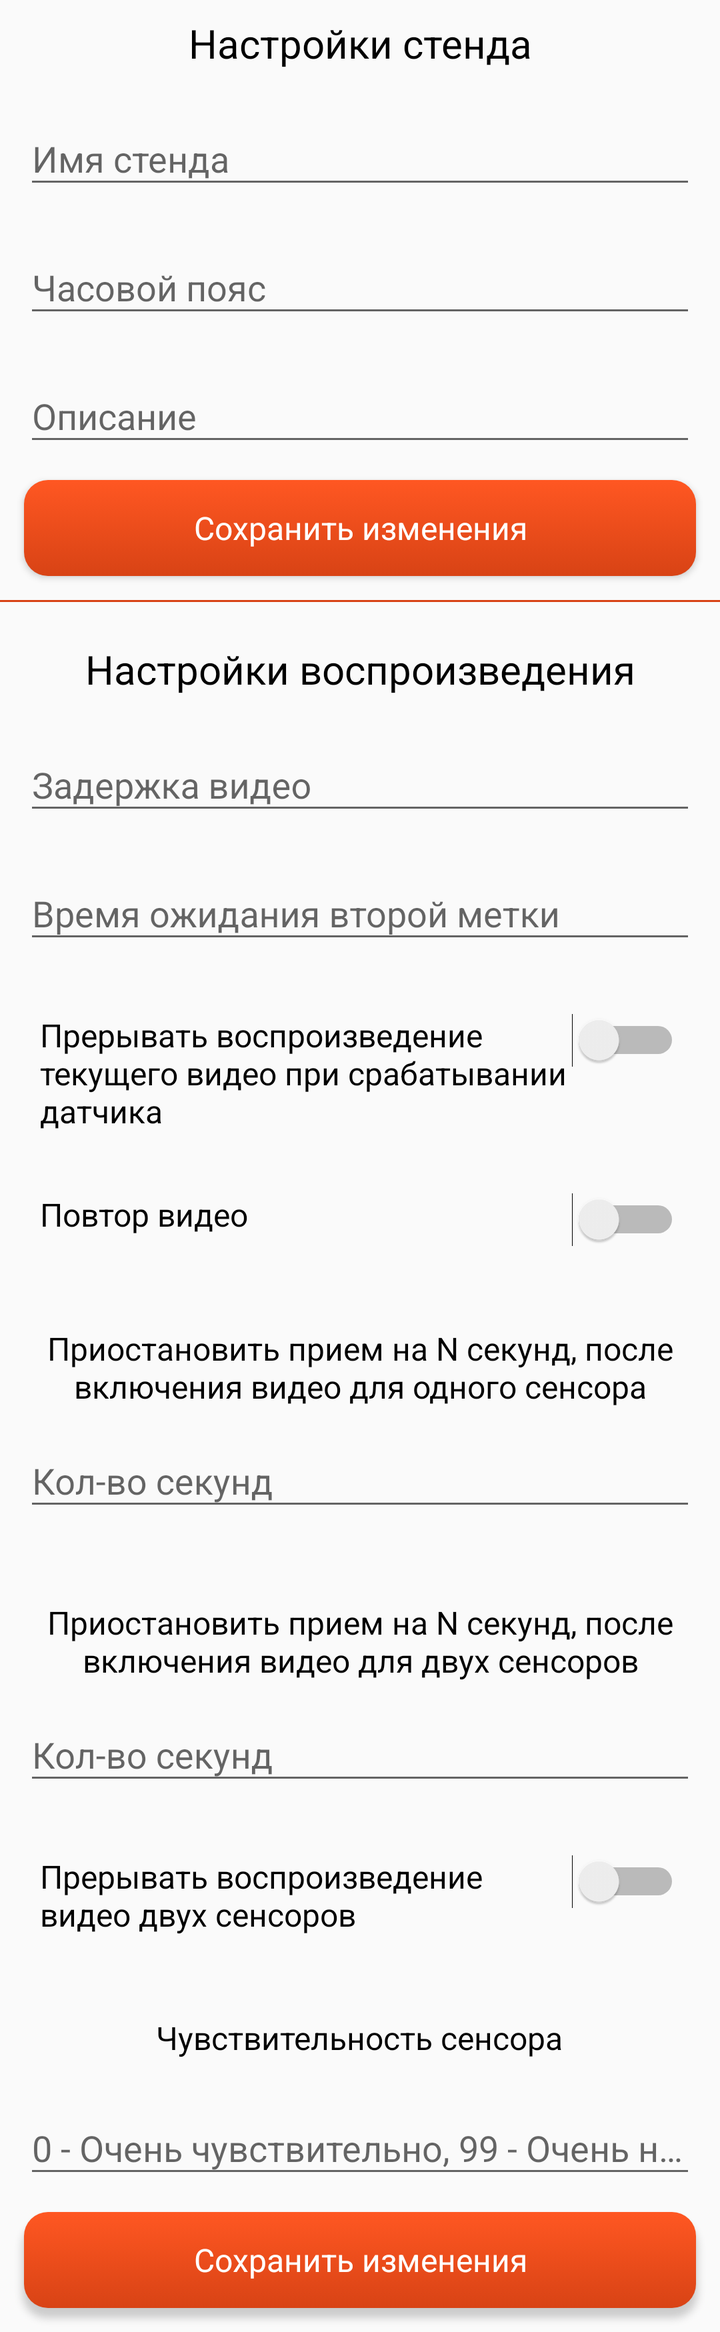
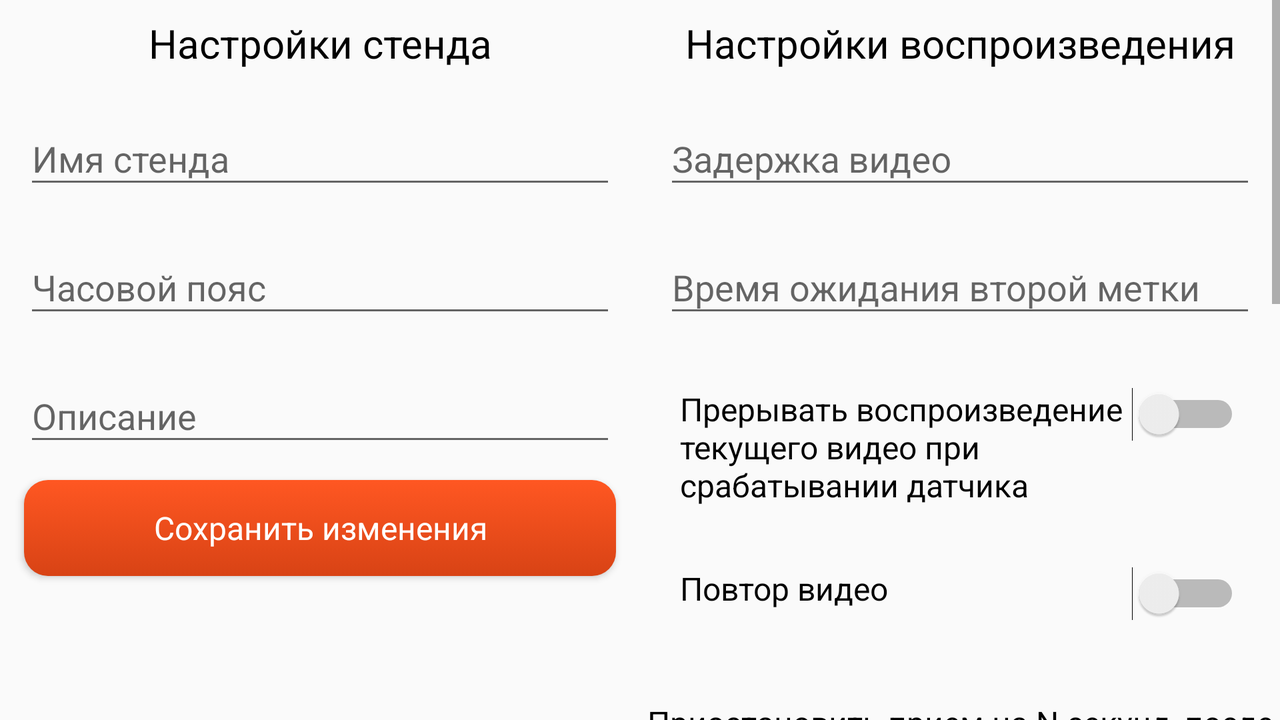

An Android layout and its configuration variant, each rendered on a device that would load it. The default file and the variant file are quoted in full after the pictures.
<!-- AndroidManifest.xml: application theme AppTheme -->
<!-- res/layout/fragment_stand.xml -->
<?xml version="1.0" encoding="utf-8"?>
<ScrollView xmlns:android="http://schemas.android.com/apk/res/android"
    android:layout_width="match_parent"
    android:layout_height="match_parent">

    <LinearLayout
        android:layout_width="match_parent"
        android:layout_height="wrap_content"
        android:orientation="vertical">

        <TextView
            android:id="@+id/text_home"
            style="@style/FragmentTitleStyle"
            android:layout_width="match_parent"
            android:layout_height="wrap_content"
            android:text="@string/stand_title" />

        <com.google.android.material.textfield.TextInputLayout
            android:layout_width="match_parent"
            android:layout_height="wrap_content"
            android:layout_marginStart="12dp"
            android:layout_marginTop="12dp"
            android:layout_marginEnd="12dp"
            android:hint="@string/hint_stand_name">

            <com.google.android.material.textfield.TextInputEditText
                android:id="@+id/et_stand_name"
                android:layout_width="match_parent"
                android:layout_height="wrap_content" />

        </com.google.android.material.textfield.TextInputLayout>

        <com.google.android.material.textfield.TextInputLayout
            android:layout_width="match_parent"
            android:layout_height="wrap_content"
            android:layout_marginStart="12dp"
            android:layout_marginTop="12dp"
            android:layout_marginEnd="12dp"
            android:hint="@string/hint_timezone">

            <com.google.android.material.textfield.TextInputEditText
                android:id="@+id/et_stand_timezone"
                android:layout_width="match_parent"
                android:layout_height="wrap_content" />

        </com.google.android.material.textfield.TextInputLayout>

        <com.google.android.material.textfield.TextInputLayout
            android:layout_width="match_parent"
            android:layout_height="wrap_content"
            android:layout_marginStart="12dp"
            android:layout_marginTop="12dp"
            android:layout_marginEnd="12dp"
            android:hint="@string/hint_description">

            <com.google.android.material.textfield.TextInputEditText
                android:id="@+id/et_stand_description"
                android:layout_width="match_parent"
                android:layout_height="wrap_content" />

        </com.google.android.material.textfield.TextInputLayout>

        <Button
            android:id="@+id/save_stand_btn"
            style="@style/Widget.AppCompat.ActionButton"
            android:layout_width="match_parent"
            android:layout_height="wrap_content"
            android:layout_margin="12dp"
            android:background="@drawable/button_save"
            android:text="@string/stand_save_btn"
            android:textColor="@color/colorWhite"
            android:textSize="16sp" />


        <View
            android:layout_width="match_parent"
            android:layout_height="1dp"
            android:background="@color/colorOrangeDark" />

        <TextView
            style="@style/FragmentTitleStyle"
            android:layout_width="match_parent"
            android:layout_height="wrap_content"
            android:layout_marginTop="20dp"
            android:text="@string/stand_settings_title" />

        <com.google.android.material.textfield.TextInputLayout
            android:layout_width="match_parent"
            android:layout_height="wrap_content"
            android:layout_marginStart="12dp"
            android:layout_marginTop="12dp"
            android:layout_marginEnd="12dp"
            android:hint="@string/hint_delay">

            <com.google.android.material.textfield.TextInputEditText
                android:id="@+id/et_stand_video_delay"
                android:layout_width="match_parent"
                android:layout_height="wrap_content" />

        </com.google.android.material.textfield.TextInputLayout>

        <com.google.android.material.textfield.TextInputLayout
            android:layout_width="match_parent"
            android:layout_height="wrap_content"
            android:layout_marginStart="12dp"
            android:layout_marginTop="12dp"
            android:layout_marginEnd="12dp"
            android:hint="@string/hint_wait_time">

            <com.google.android.material.textfield.TextInputEditText
                android:id="@+id/et_stand_wait_time"
                android:layout_width="match_parent"
                android:layout_height="wrap_content" />

        </com.google.android.material.textfield.TextInputLayout>

        <Switch
            android:id="@+id/cb_stand_stop"
            android:layout_width="match_parent"
            android:layout_height="wrap_content"
            android:layout_gravity="start"
            android:layout_marginStart="20dp"
            android:layout_marginTop="30dp"
            android:layout_marginEnd="20dp"
            android:gravity="start"
            android:text="@string/stand_switch_stop"
            android:textSize="16sp" />

        <Switch
            android:id="@+id/cb_stand_replay"
            android:layout_width="match_parent"
            android:layout_height="wrap_content"
            android:layout_gravity="start"
            android:layout_marginStart="20dp"
            android:layout_marginTop="30dp"
            android:layout_marginEnd="20dp"
            android:gravity="start"
            android:text="@string/stand_switch_replay"
            android:textSize="16sp" />

        <TextView
            android:layout_width="wrap_content"
            android:layout_height="wrap_content"
            android:layout_gravity="center"
            android:layout_marginTop="40dp"
            android:gravity="center"
            android:text="@string/stand_play_one_text"
            android:textColor="@color/colorBlack"
            android:textSize="16sp" />

        <com.google.android.material.textfield.TextInputLayout
            android:layout_width="match_parent"
            android:layout_height="wrap_content"
            android:layout_marginStart="12dp"
            android:layout_marginTop="4dp"
            android:layout_marginEnd="12dp"
            android:hint="@string/hint_play_one">

            <com.google.android.material.textfield.TextInputEditText
                android:id="@+id/et_stand_stop_play_one"
                android:layout_width="match_parent"
                android:layout_height="wrap_content" />

        </com.google.android.material.textfield.TextInputLayout>

        <TextView
            android:layout_width="wrap_content"
            android:layout_height="wrap_content"
            android:layout_gravity="center"
            android:layout_marginTop="40dp"
            android:gravity="center"
            android:text="@string/stand_play_two_text"
            android:textColor="@color/colorBlack"
            android:textSize="16sp" />

        <com.google.android.material.textfield.TextInputLayout
            android:layout_width="match_parent"
            android:layout_height="wrap_content"
            android:layout_marginStart="12dp"
            android:layout_marginTop="4dp"
            android:layout_marginEnd="12dp"
            android:hint="@string/hint_play_one">

            <com.google.android.material.textfield.TextInputEditText
                android:id="@+id/et_stand_stop_play_two"
                android:layout_width="match_parent"
                android:layout_height="wrap_content" />

        </com.google.android.material.textfield.TextInputLayout>

        <Switch
            android:id="@+id/cb_stand_break_two"
            android:layout_width="match_parent"
            android:layout_height="wrap_content"
            android:layout_gravity="start"
            android:layout_marginStart="20dp"
            android:layout_marginTop="30dp"
            android:layout_marginEnd="20dp"
            android:gravity="start"
            android:text="@string/stand_switch_break_two"
            android:textSize="16sp" />

        <TextView
            android:layout_width="wrap_content"
            android:layout_height="wrap_content"
            android:layout_gravity="center"
            android:layout_marginTop="40dp"
            android:gravity="center"
            android:text="@string/stand_sens"
            android:textColor="@color/colorBlack"
            android:textSize="16sp" />

        <com.google.android.material.textfield.TextInputLayout
            android:layout_width="match_parent"
            android:layout_height="wrap_content"
            android:layout_marginStart="12dp"
            android:layout_marginTop="12dp"
            android:layout_marginEnd="12dp"
            android:hint="@string/hint_sens">

            <com.google.android.material.textfield.TextInputEditText
                android:id="@+id/et_stand_sensitivity"
                android:layout_width="match_parent"
                android:layout_height="wrap_content"
                android:ellipsize="end"
                android:scrollHorizontally="true" />

        </com.google.android.material.textfield.TextInputLayout>

        <Button
            android:id="@+id/save_move_btn"
            style="@style/Widget.AppCompat.ActionButton"
            android:layout_width="match_parent"
            android:layout_height="wrap_content"
            android:layout_margin="12dp"
            android:background="@drawable/button_save"
            android:text="@string/stand_move_save_btn"
            android:textColor="@color/colorWhite"
            android:textSize="16sp" />
    </LinearLayout>

</ScrollView>
<!-- resources referenced by this layout -->
<resources>
  <color name="colorBlack">#000000</color>
  <color name="colorOrangeDark">#d84315</color>
  <color name="colorWhite">#FFFFFF</color>
  <!-- drawable button_save (drawable) -->
  <?xml version="1.0" encoding="utf-8"?>
  <selector xmlns:android="http://schemas.android.com/apk/res/android">
      <item android:state_pressed="true">
          <shape android:shape="rectangle"  >
              <corners android:radius="12dip" />
  
              <gradient android:angle="-90" android:startColor="@color/colorOrangeDark" android:endColor="@color/colorOrange"  />
  
          </shape>
      </item>
      <item android:state_focused="true">
          <shape android:shape="rectangle"  >
              <corners android:radius="12dip" />
  
              <gradient android:angle="-90" android:startColor="@color/colorOrange" android:endColor="@color/colorOrangeDark"  />
  
          </shape>
      </item>
      <item >
          <shape android:shape="rectangle"  >
              <corners android:radius="12dip" />
  
              <gradient android:angle="-90" android:startColor="@color/colorOrange" android:endColor="@color/colorOrangeDark"  />
  
          </shape>
      </item>
  </selector>
  <string name="hint_delay">Задержка видео</string>
  <string name="hint_description">Описание</string>
  <string name="hint_play_one">Кол-во секунд</string>
  <string name="hint_sens">0 - Очень чувствительно, 99 - Очень не чувствительно</string>
  <string name="hint_stand_name">Имя стенда</string>
  <string name="hint_timezone">Часовой пояс</string>
  <string name="hint_wait_time">Время ожидания второй метки</string>
  <string name="stand_move_save_btn">Сохранить изменения</string>
  <string name="stand_play_one_text">Приостановить прием на N секунд, после включения видео для одного сенсора</string>
  <string name="stand_play_two_text">Приостановить прием на N секунд, после включения видео для двух сенсоров</string>
  <string name="stand_save_btn">Сохранить изменения</string>
  <string name="stand_sens">Чувствительность сенсора</string>
  <string name="stand_settings_title">Настройки воспроизведения</string>
  <string name="stand_switch_break_two">Прерывать воспроизведение видео двух сенсоров</string>
  <string name="stand_switch_replay">Повтор видео</string>
  <string name="stand_switch_stop">Прерывать воспроизведение текущего видео при срабатывании датчика</string>
  <string name="stand_title">Настройки стенда</string>
  <style name="FragmentTitleStyle">
          <item name="android:layout_marginStart">8dp</item>
          <item name="android:layout_marginTop">8dp</item>
          <item name="android:layout_marginEnd">8dp</item>
          <item name="android:textAlignment">center</item>
          <item name="android:textColor">@color/colorBlack</item>
          <item name="android:textSize">20sp</item>
      </style>
  <style name="AppTheme" parent="Theme.AppCompat.Light.DarkActionBar">
          
          <item name="colorPrimary">@color/colorOrange</item>
          <item name="colorPrimaryDark">@color/colorOrangeDark</item>
          <item name="colorAccent">@color/colorGreenDark</item>
      </style>
  <color name="colorOrange">#ff5722</color>
  <color name="colorGreenDark">#1b5e20</color>
</resources>
<!-- res/layout-land/fragment_stand.xml (the repository's variant of the layout above) -->
<!-- drawn on the phone turned sideways -->
<?xml version="1.0" encoding="utf-8"?>
<LinearLayout xmlns:android="http://schemas.android.com/apk/res/android"
    android:orientation="horizontal"
    android:weightSum="2"
    android:layout_width="match_parent"
    android:layout_height="match_parent"
    android:baselineAligned="false">

    <ScrollView
        android:layout_width="0dp"
        android:layout_height="match_parent"
        android:layout_weight="1">

        <LinearLayout
            android:layout_width="match_parent"
            android:layout_height="wrap_content"
            android:orientation="vertical">

            <TextView
                android:id="@+id/text_home"
                style="@style/FragmentTitleStyle"
                android:layout_width="match_parent"
                android:layout_height="wrap_content"
                android:text="@string/stand_title" />

            <com.google.android.material.textfield.TextInputLayout
                android:layout_width="match_parent"
                android:layout_height="wrap_content"
                android:layout_marginStart="12dp"
                android:layout_marginTop="12dp"
                android:layout_marginEnd="12dp"
                android:hint="@string/hint_stand_name">

                <com.google.android.material.textfield.TextInputEditText
                    android:id="@+id/et_stand_name"
                    android:layout_width="match_parent"
                    android:layout_height="wrap_content" />

            </com.google.android.material.textfield.TextInputLayout>

            <com.google.android.material.textfield.TextInputLayout
                android:layout_width="match_parent"
                android:layout_height="wrap_content"
                android:layout_marginStart="12dp"
                android:layout_marginTop="12dp"
                android:layout_marginEnd="12dp"
                android:hint="@string/hint_timezone">

                <com.google.android.material.textfield.TextInputEditText
                    android:id="@+id/et_stand_timezone"
                    android:layout_width="match_parent"
                    android:layout_height="wrap_content" />

            </com.google.android.material.textfield.TextInputLayout>

            <com.google.android.material.textfield.TextInputLayout
                android:layout_width="match_parent"
                android:layout_height="wrap_content"
                android:layout_marginStart="12dp"
                android:layout_marginTop="12dp"
                android:layout_marginEnd="12dp"
                android:hint="@string/hint_description">

                <com.google.android.material.textfield.TextInputEditText
                    android:id="@+id/et_stand_description"
                    android:layout_width="match_parent"
                    android:layout_height="wrap_content" />

            </com.google.android.material.textfield.TextInputLayout>

            <Button
                android:id="@+id/save_stand_btn"
                style="@style/Widget.AppCompat.ActionButton"
                android:layout_width="match_parent"
                android:layout_height="wrap_content"
                android:layout_margin="12dp"
                android:background="@drawable/button_save"
                android:text="@string/stand_save_btn"
                android:textColor="@color/colorWhite"
                android:textSize="16sp" />
        </LinearLayout>

    </ScrollView>

    <ScrollView
        android:layout_width="0dp"
        android:layout_height="match_parent"
        android:layout_weight="1">

        <LinearLayout
            android:layout_width="match_parent"
            android:layout_height="wrap_content"
            android:orientation="vertical">

            <TextView
                style="@style/FragmentTitleStyle"
                android:layout_width="match_parent"
                android:layout_height="wrap_content"
                android:text="@string/stand_settings_title" />

            <com.google.android.material.textfield.TextInputLayout
                android:layout_width="match_parent"
                android:layout_height="wrap_content"
                android:layout_marginStart="12dp"
                android:layout_marginTop="12dp"
                android:layout_marginEnd="12dp"
                android:hint="@string/hint_delay">

                <com.google.android.material.textfield.TextInputEditText
                    android:id="@+id/et_stand_video_delay"
                    android:layout_width="match_parent"
                    android:layout_height="wrap_content" />

            </com.google.android.material.textfield.TextInputLayout>

            <com.google.android.material.textfield.TextInputLayout
                android:layout_width="match_parent"
                android:layout_height="wrap_content"
                android:layout_marginStart="12dp"
                android:layout_marginTop="12dp"
                android:layout_marginEnd="12dp"
                android:hint="@string/hint_wait_time">

                <com.google.android.material.textfield.TextInputEditText
                    android:id="@+id/et_stand_wait_time"
                    android:layout_width="match_parent"
                    android:layout_height="wrap_content" />

            </com.google.android.material.textfield.TextInputLayout>

            <Switch
                android:id="@+id/cb_stand_stop"
                android:layout_width="match_parent"
                android:layout_height="wrap_content"
                android:layout_gravity="start"
                android:layout_marginStart="20dp"
                android:layout_marginTop="30dp"
                android:layout_marginEnd="20dp"
                android:gravity="start"
                android:text="@string/stand_switch_stop"
                android:textSize="16sp" />

            <Switch
                android:id="@+id/cb_stand_replay"
                android:layout_width="match_parent"
                android:layout_height="wrap_content"
                android:layout_gravity="start"
                android:layout_marginStart="20dp"
                android:layout_marginTop="30dp"
                android:layout_marginEnd="20dp"
                android:gravity="start"
                android:text="@string/stand_switch_replay"
                android:textSize="16sp" />

            <TextView
                android:layout_width="wrap_content"
                android:layout_height="wrap_content"
                android:layout_gravity="center"
                android:layout_marginTop="40dp"
                android:gravity="center"
                android:text="@string/stand_play_one_text"
                android:textColor="@color/colorBlack"
                android:textSize="16sp" />

            <com.google.android.material.textfield.TextInputLayout
                android:layout_width="match_parent"
                android:layout_height="wrap_content"
                android:layout_marginStart="12dp"
                android:layout_marginTop="4dp"
                android:layout_marginEnd="12dp"
                android:hint="@string/hint_play_one">

                <com.google.android.material.textfield.TextInputEditText
                    android:id="@+id/et_stand_stop_play_one"
                    android:layout_width="match_parent"
                    android:layout_height="wrap_content" />

            </com.google.android.material.textfield.TextInputLayout>

            <TextView
                android:layout_width="wrap_content"
                android:layout_height="wrap_content"
                android:layout_gravity="center"
                android:layout_marginTop="40dp"
                android:gravity="center"
                android:text="@string/stand_play_two_text"
                android:textColor="@color/colorBlack"
                android:textSize="16sp" />

            <com.google.android.material.textfield.TextInputLayout
                android:layout_width="match_parent"
                android:layout_height="wrap_content"
                android:layout_marginStart="12dp"
                android:layout_marginTop="4dp"
                android:layout_marginEnd="12dp"
                android:hint="@string/hint_play_one">

                <com.google.android.material.textfield.TextInputEditText
                    android:id="@+id/et_stand_stop_play_two"
                    android:layout_width="match_parent"
                    android:layout_height="wrap_content" />

            </com.google.android.material.textfield.TextInputLayout>

            <Switch
                android:id="@+id/cb_stand_break_two"
                android:layout_width="match_parent"
                android:layout_height="wrap_content"
                android:layout_gravity="start"
                android:layout_marginStart="20dp"
                android:layout_marginTop="30dp"
                android:layout_marginEnd="20dp"
                android:gravity="start"
                android:text="@string/stand_switch_break_two"
                android:textSize="16sp" />

            <TextView
                android:layout_width="wrap_content"
                android:layout_height="wrap_content"
                android:layout_gravity="center"
                android:layout_marginTop="40dp"
                android:gravity="center"
                android:text="@string/stand_sens"
                android:textColor="@color/colorBlack"
                android:textSize="16sp" />

            <com.google.android.material.textfield.TextInputLayout
                android:layout_width="match_parent"
                android:layout_height="wrap_content"
                android:layout_marginStart="12dp"
                android:layout_marginTop="12dp"
                android:layout_marginEnd="12dp"
                android:hint="@string/hint_sens">

                <com.google.android.material.textfield.TextInputEditText
                    android:id="@+id/et_stand_sensitivity"
                    android:layout_width="match_parent"
                    android:layout_height="wrap_content"
                    android:ellipsize="end"
                    android:scrollHorizontally="true" />

            </com.google.android.material.textfield.TextInputLayout>

            <Button
                android:id="@+id/save_move_btn"
                style="@style/Widget.AppCompat.ActionButton"
                android:layout_width="match_parent"
                android:layout_height="wrap_content"
                android:layout_margin="12dp"
                android:background="@drawable/button_save"
                android:text="@string/stand_move_save_btn"
                android:textColor="@color/colorWhite"
                android:textSize="16sp" />
        </LinearLayout>

    </ScrollView>

</LinearLayout>
<!-- resources referenced by the variant -->
<!-- as the phone turned sideways resolves them -->
<resources>
  <color name="colorBlack">#000000</color>
  <color name="colorWhite">#FFFFFF</color>
  <!-- drawable button_save (drawable) -->
  <?xml version="1.0" encoding="utf-8"?>
  <selector xmlns:android="http://schemas.android.com/apk/res/android">
      <item android:state_pressed="true">
          <shape android:shape="rectangle"  >
              <corners android:radius="12dip" />
  
              <gradient android:angle="-90" android:startColor="@color/colorOrangeDark" android:endColor="@color/colorOrange"  />
  
          </shape>
      </item>
      <item android:state_focused="true">
          <shape android:shape="rectangle"  >
              <corners android:radius="12dip" />
  
              <gradient android:angle="-90" android:startColor="@color/colorOrange" android:endColor="@color/colorOrangeDark"  />
  
          </shape>
      </item>
      <item >
          <shape android:shape="rectangle"  >
              <corners android:radius="12dip" />
  
              <gradient android:angle="-90" android:startColor="@color/colorOrange" android:endColor="@color/colorOrangeDark"  />
  
          </shape>
      </item>
  </selector>
  <string name="hint_delay">Задержка видео</string>
  <string name="hint_description">Описание</string>
  <string name="hint_play_one">Кол-во секунд</string>
  <string name="hint_sens">0 - Очень чувствительно, 99 - Очень не чувствительно</string>
  <string name="hint_stand_name">Имя стенда</string>
  <string name="hint_timezone">Часовой пояс</string>
  <string name="hint_wait_time">Время ожидания второй метки</string>
  <string name="stand_move_save_btn">Сохранить изменения</string>
  <string name="stand_play_one_text">Приостановить прием на N секунд, после включения видео для одного сенсора</string>
  <string name="stand_play_two_text">Приостановить прием на N секунд, после включения видео для двух сенсоров</string>
  <string name="stand_save_btn">Сохранить изменения</string>
  <string name="stand_sens">Чувствительность сенсора</string>
  <string name="stand_settings_title">Настройки воспроизведения</string>
  <string name="stand_switch_break_two">Прерывать воспроизведение видео двух сенсоров</string>
  <string name="stand_switch_replay">Повтор видео</string>
  <string name="stand_switch_stop">Прерывать воспроизведение текущего видео при срабатывании датчика</string>
  <string name="stand_title">Настройки стенда</string>
  <style name="FragmentTitleStyle">
          <item name="android:layout_marginStart">8dp</item>
          <item name="android:layout_marginTop">8dp</item>
          <item name="android:layout_marginEnd">8dp</item>
          <item name="android:textAlignment">center</item>
          <item name="android:textColor">@color/colorBlack</item>
          <item name="android:textSize">20sp</item>
      </style>
  <style name="AppTheme" parent="Theme.AppCompat.Light.DarkActionBar">
          
          <item name="colorPrimary">@color/colorOrange</item>
          <item name="colorPrimaryDark">@color/colorOrangeDark</item>
          <item name="colorAccent">@color/colorGreenDark</item>
      </style>
  <color name="colorOrangeDark">#d84315</color>
  <color name="colorOrange">#ff5722</color>
  <color name="colorGreenDark">#1b5e20</color>
</resources>
